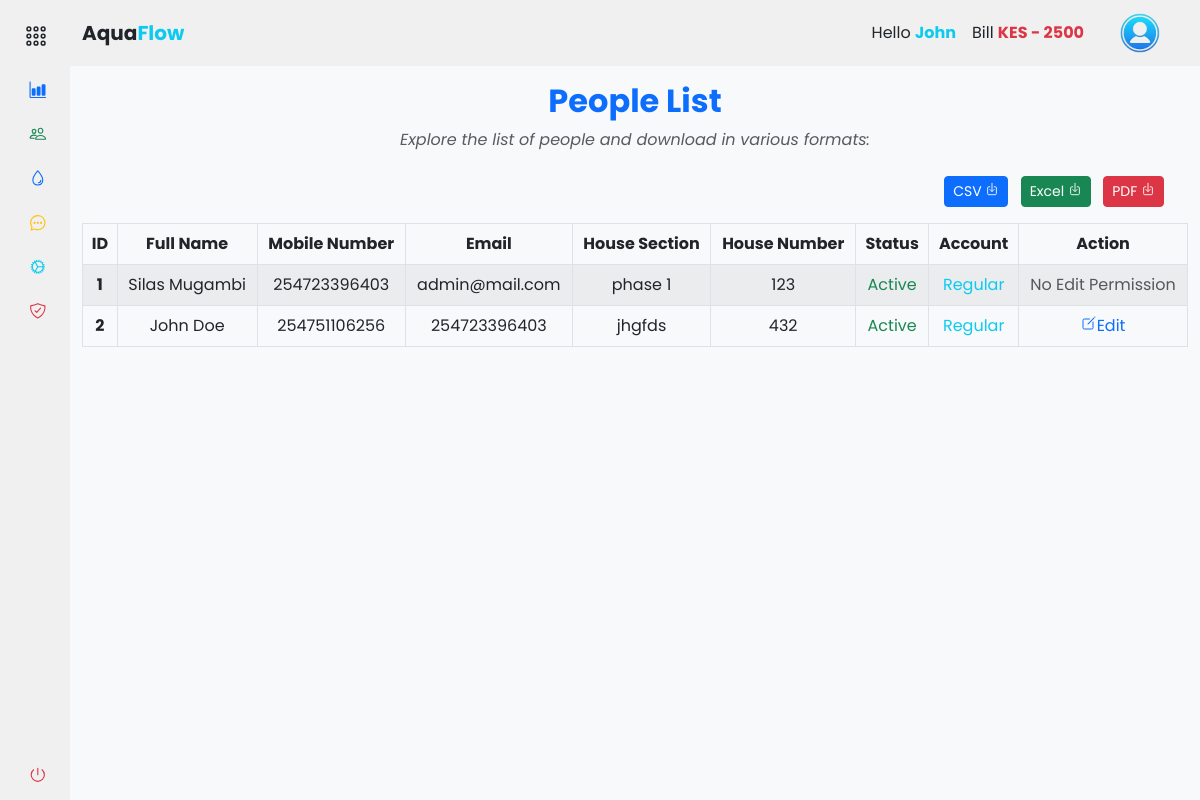
Page /accounts/people/people_list (signed in) on the earlier database version.
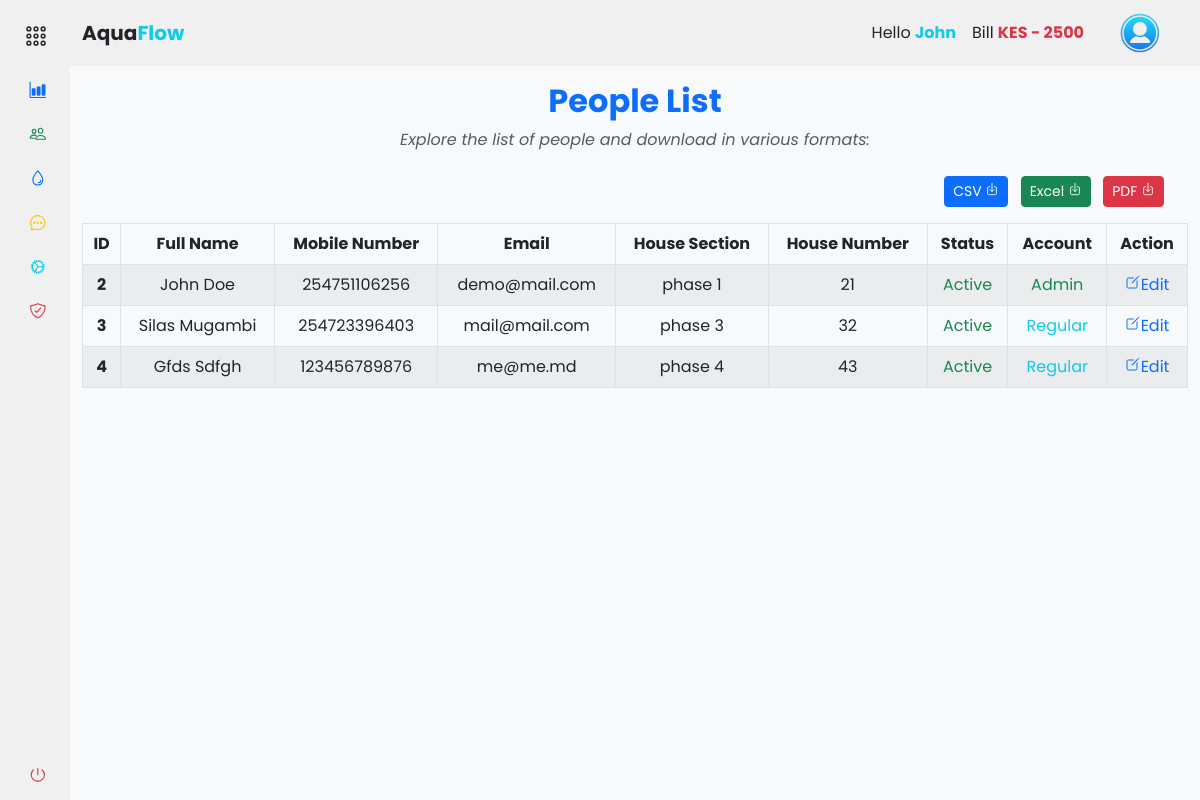
Same page on the later database version.
### app/backend/models/user.py (models this page shows, shortened)
class User(db.Model, UserMixin):
    id = db.Column(db.Integer, primary_key=True)
    mobile_number = db.Column(db.String(20), unique=True, nullable=False)
    password_hash = db.Column(db.String(128), nullable=False)
    first_name = db.Column(db.String(50))
    last_name = db.Column(db.String(50))
    email = db.Column(db.String(120))
    house_section = db.Column(db.String(50))
    house_number = db.Column(db.String(20))
    profile_image = db.Column(db.String(255))
    is_active = db.Column(db.Boolean, default=True)
    is_admin = db.Column(db.Boolean, default=False)
    meter_readings = db.relationship('MeterReading', backref='user', lazy=True)
    payments = db.relationship('Payment', backref='user', lazy=True)

### app/backend/accounts/people/routes.py (the view)
@people_bp.route('/people_list')
@login_required
def people_list():
    if current_user.is_authenticated:
        people_list = User.query.all()
        return render_template('accounts/people_list.html', hide_footer=True, people_list=people_list)
    else:
        return redirect(url_for('auth.login'))

### app/backend/accounts/accounts_context.py (called while the page is built)
def accounts_context():
    people = 'silas'
    bill = int('2500')
    return {'people': people, 'bill': bill}

def inject_now():
    return {'now': datetime.utcnow() + timedelta(hours=3)}

### app/assets/templates/accounts/people_list.html (shortened to what this page needs)
{% extends "base.html" %} {% block content %}
<div class="container-fluid">
  <div class="text-center mt-3">
    <h2 class="mb-2 fw-bold text-primary">People List</h2>
    <p class="mb-4 text-muted fst-italic">
      Explore the list of people and download in various formats:
    </p>
  </div>
  <div class="mb-3 float-end me-3">
    <a
      href="{{ url_for('accounts.people.download_users', format='csv') }}"
      class="btn btn-sm me-2 btn-primary"
      download="people_list.csv"
    >
      CSV <ion-icon name="download-outline"></ion-icon>
    </a>
    <a
      href="{{ url_for('accounts.people.download_users', format='excel') }}"
      class="btn btn-sm me-2 btn-success"
      download="people_list.xlsx"
    >
      Excel <ion-icon name="download-outline"></ion-icon>
    </a>
    <a
      href="{{ url_for('accounts.people.download_users', format='pdf') }}"
      class="btn btn-sm me-2 btn-danger"
      download="people_list.pdf"
    >
      PDF <ion-icon name="download-outline"></ion-icon>
    </a>
  </div>
  <table
    id="people-table"
    class="table table-bordered table-striped text-center"
  >
    <thead>
      <tr>
        <th scope="col">ID</th>
        <th scope="col">Full Name</th>
        <th scope="col">Mobile Number</th>
        <th scope="col">Email</th>
        <th scope="col">House Section</th>
        <th scope="col">House Number</th>
        <th scope="col">Status</th>
        <th scope="col">Account</th>
        <th scope="col">Action</th>
      </tr>
    </thead>
    <tbody>
      {% for person in people_list %}
      <tr>
        <th scope="row">{{ person.id }}</th>
        <td>
          {{ person.first_name.title() ~ " " ~ person.last_name.title() }}
        </td>
        <td>{{ person.mobile_number }}</td>
        <td>{{ person.email }}</td>
        <td>{{ person.house_section }}</td>
        <td>{{ person.house_number }}</td>
        <td>
          {% if person.is_active %}
          <span class="text-success">Active</span>
          {% else %}
          <span class="text-danger">Inactive</span>
          {% endif %}
        </td>
        <td>
          {% if person.is_admin %}
          <span class="text-success">Admin</span>
          {% else %}
          <span class="text-info">Regular</span>
          {% endif %}
        </td>
        <td>
          {% if current_user.is_admin or current_user.id == person.id %}
          <a
            href="{{ url_for('accounts.people.edit_user', user_id=person.id) }}"
          >
            <ion-icon name="create-outline"></ion-icon>Edit
          </a>
          {% else %}
          <span class="text-muted">No Edit Permission</span>
          {% endif %}
        </td>
      </tr>
      {% endfor %}
    </tbody>
  </table>
</div>
{% endblock %}

### app/assets/templates/base.html (shortened to what this page needs)
<!DOCTYPE html>
<html lang="en">
  <head>
    <link
      rel="stylesheet"
      href="{{ url_for('static', filename='css/vendor/bootstrap.min.css') }}"
    />
    <link
      rel="stylesheet"
      href="{{ url_for('static', filename='css/styles.css') }}"
    />
  </head>
  <body>
    <div class="wrapper">
      {% include '/components/sidebar.html' %}
      <section class="main">
        {% include '/components/navbar.html' %}
        <main>
          {% block content %}{% endblock %}
        </main>
      </section>
    </div>
  </body>
</html>

### app/assets/templates/components/sidebar.html (shortened to what this page needs)
{% if not hide_sidebar %}
<aside id="sidebar">
  <div class="d-flex mt-2">
    <button class="toggle-btn" type="button">
      <ion-icon name="apps-outline" class="text-dark"></ion-icon>
    </button>
  </div>
  <ul class="sidebar-nav">
    <li class="sidebar-item">
      <a
        href="{{ url_for('accounts.dashboard.dashboard') }}"
        class="sidebar-link"
      >
        <ion-icon name="bar-chart" class="text-primary me-2"></ion-icon>
      </a>
    </li>
    <li class="sidebar-item">
      <a
        href="#people"
        class="sidebar-link collapsed has-dropdown"
        data-bs-toggle="collapse"
        data-bs-target="#people"
        aria-expanded="false"
        aria-controls="people"
      >
        <ion-icon name="people-outline" class="text-success"></ion-icon>
      </a>
    </li>
    <li class="sidebar-item">
      <a
        href="#records_water_supply"
        class="sidebar-link collapsed has-dropdown"
        data-bs-toggle="collapse"
        data-bs-target="#records_water"
        aria-expanded="false"
        aria-controls="records_water"
      >
        <ion-icon name="water-outline" class="text-primary"></ion-icon>
      </a>
    </li>
    <li class="sidebar-item">
      <a
        href="{{ url_for('accounts.messages.messages') }}"
        class="sidebar-link"
      >
        <ion-icon
          name="chatbubble-ellipses-outline"
          class="text-warning"
        ></ion-icon>
      </a>
    </li>
    <li class="sidebar-item">
      <a
        href="{{ url_for('accounts.settings.settings') }}"
        class="sidebar-link"
      >
        <ion-icon name="cog-outline" class="text-info"></ion-icon>
      </a>
    </li>
    <li class="sidebar-item">
      <a
        href="{{ url_for('accounts.security.security_options') }}"
        class="sidebar-link"
      >
        <ion-icon
          name="shield-checkmark-outline"
          class="text-danger"
        ></ion-icon>
      </a>
    </li>
  </ul>
  <div class="sidebar-footer">
    <a
      class="sidebar-link"
      href="{{ url_for('auth.logout') }}"
      onclick="localStorage.clear();"
    >
      <ion-icon name="power-outline" class="text-danger"></ion-icon>
    </a>
  </div>
</aside>
{% endif %}

### app/assets/templates/components/navbar.html (shortened to what this page needs)
{% if not hide_navbar %}
<header id="navbar" class="navbar navbar-expand-lg sticky-sm-top">
  <div class="container-fluid">
    <a
      class="navbar-brand text-dark text-center d-flex align-items-center fw-bold"
      href="#"
    >
      Aqua<span class="text-info">Flow</span>
    </a>
    <div class="collapse navbar-collapse" id="navbarToggler">
      <div class="d-flex align-items-center ms-auto">
         {% if current_user.is_authenticated %}
        <ul class="navbar-nav me-3">
          <li class="nav-item">
            <a class="nav-link text-dark">
              Hello
              <span class="text-info fw-bold"
                >{{ current_user.first_name.title() }}</span
              >
            </a>
          </li>
          <li class="nav-item">
            <a class="nav-link text-dark">
              Bill
              <span
                class="fw-bold {% if bill > 0 %}text-danger{% else %}text-success{% endif %}"
                >KES {% if bill > 0 %}-{% endif %} {{ bill }}</span
              >
            </a>
          </li>
        </ul>
        <div class="btn-group">
          <button
            type="button"
            class="btn navbar-brand rounded-circle border-0"
            data-bs-toggle="dropdown"
            aria-expanded="false"
          >
            <img
              src="{{ url_for('static', filename='images/user.png') }}"
              alt="logo image"
              height="40px"
              width="40px"
            />
          </button>
        </div>
        {% endif %}
      </div>
    </div>
  </div>
</header>
{% endif %}

### app/assets/static/css/styles.css (style rules this page uses)
a { text-decoration: none; }
li { list-style: none; }
button { border: none !important; outline: none; }
body { font-family: "Poppins", sans-serif; }
.wrapper { display: flex; overflow: hidden; height: 100vh; }
#sidebar { width: 70px; min-width: 70px; z-index: 1000; transition: all 0.25s ease-in-out; display: flex; flex-direction: column; }
.toggle-btn { background-color: transparent; cursor: pointer; border: 0; padding: 1rem 1.5rem; }
.toggle-btn ion-icon { color: #000; font-size: 1.5rem; }
.sidebar-nav { padding: 0rem; flex: 1 1 auto; }
a.sidebar-link { padding: 0.625rem 1.625rem; color: #000; display: block; font-size: 0.9rem; border-radius: 5px; white-space: nowrap; border-left: 3px solid transparent; transition: background-color 0.3s ease, margin-inline-start 0.3s ease, border-left 0.3s ease; }
.sidebar-link ion-icon { font-size: 1.1rem; margin-right: 0.75rem; }
.sidebar-item { position: relative; }
.main { min-height: 100vh; width: 100%; overflow-y: scroll; transition: all 0.35s ease-in-out; background-color: rgb(248, 249, 250); }
.navbar, #sidebar { background-color: #f0f0f0; z-index: 1000; }

Differences in the rows shown:
removed User: id "1", first_name "Silas Mugambi", mobile_number "254723396403", email "admin@mail.com", house_section "phase 1", house_number "123", is_active "Active", is_admin "Regular", shows "No Edit Permission"
changed User "John Doe": email "254723396403" → "demo@mail.com"; house_section "jhgfds" → "phase 1"; house_number "432" → "21"; is_admin "Regular" → "Admin"
added User: id "3", first_name "Silas Mugambi", mobile_number "254723396403", email "mail@mail.com", house_section "phase 3", house_number "32", is_active "Active", is_admin "Regular"
added User: id "4", first_name "Gfds Sdfgh", mobile_number "123456789876", email "me@me.md", house_section "phase 4", house_number "43", is_active "Active", is_admin "Regular"
